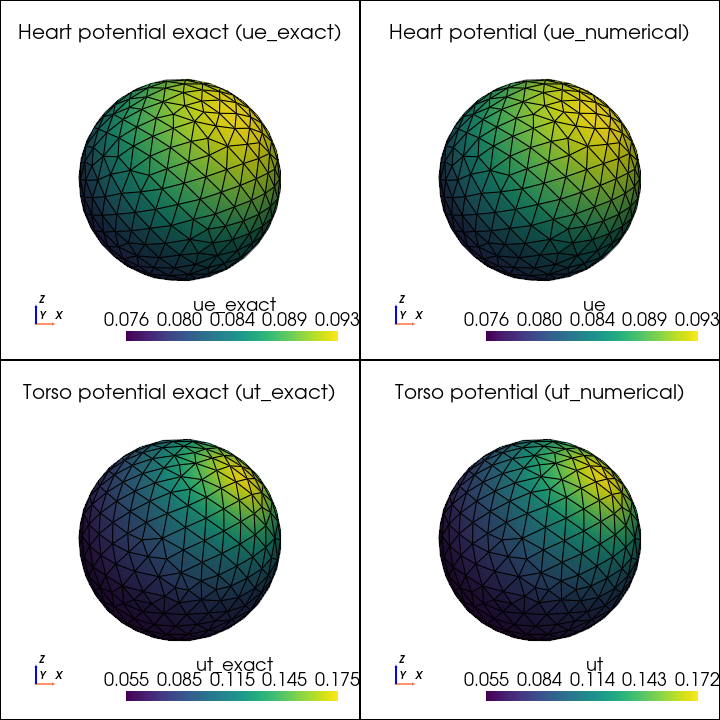

Reproduce this figure in Python.
import sys

from dolfinx.io import gmshio
from dolfinx.mesh import create_submesh, locate_entities_boundary
from dolfinx.fem import functionspace, Function, form, assemble_scalar
from dolfinx.fem.petsc import LinearProblem, assemble_matrix, assemble_vector
from ufl import TrialFunction, TestFunction, grad, dot, Measure
from mpi4py import MPI
from dolfinx.plot import vtk_mesh
from petsc4py import PETSc
import numpy as np
import pyvista

sys.path.append('.')
from utils.helper_function import submesh_node_index, compute_normal, eval_function, assign_function
from utils.analytic_tool import calculate_ue_gradients, calculate_ut_gradients, calculate_ue_values, calculate_ut_values

sigma_i = 0.2
sigma_e = 0.8
sigma_t = 0.8
source_point=[0.55,-0.55,0.55]

def compute_g(domain):
    tdim = domain.topology.dim
    # normal
    nh_values = compute_normal(domain)

    # ut ue
    boundary_index = locate_entities_boundary(domain, tdim-3, lambda x: np.full(x.shape[1], True, dtype=bool))
    coords = domain.geometry.x[boundary_index]
    ut_gradient_values = calculate_ut_gradients(coords, source_point).T
    ue_gradient_values = calculate_ue_gradients(coords, source_point).T

    # g
    g = -(sigma_i+sigma_e)/sigma_i * np.sum(ue_gradient_values*nh_values, axis=1)\
        + sigma_t/sigma_i * np.sum(ut_gradient_values*nh_values, axis=1)\
        + 2*(sigma_i+sigma_e)/sigma_i * np.sum(coords*nh_values, axis=1)
    
    return g

def main():
    domain, cell_markers, _ = gmshio.read_from_msh('3d/data/heart_torso.msh', MPI.COMM_WORLD, gdim=3)
    tdim = domain.topology.dim

    subdomain, ventricle_to_torso, _, _ = create_submesh(domain, tdim, cell_markers.find(2))
    V1 = functionspace(domain, ("Lagrange", 1))
    V2 = functionspace(subdomain, ("Lagrange", 1))

    # tmp v
    u2 = TrialFunction(V2)
    v2 = TestFunction(V2)
    g = Function(V2)
    boundary_index = locate_entities_boundary(domain, tdim-3, lambda x: np.full(x.shape[1], True, dtype=bool))
    subboundary_index = locate_entities_boundary(subdomain, tdim-3, lambda x: np.full(x.shape[1], True, dtype=bool))
    sub_to_parent_index = submesh_node_index(domain, cell_markers, 2)
    g_val = np.zeros((len(subdomain.geometry.x)))
    g_val[subboundary_index] = compute_g(subdomain)
    assign_function(g, np.arange(len(subdomain.geometry.x)), g_val)
    dx = Measure('dx', domain=subdomain)
    ds = Measure('ds', domain=subdomain)
    a = dot(grad(u2), grad(v2)) * dx
    L = g * v2 * ds
    problem = LinearProblem(a, L, petsc_options={"ksp_type": "lsqr", "pc_type": "ilu"})
    v_f = problem.solve()

    v = Function(V2)
    v.x.array[:] = v_f.x.array - np.mean(v_f.x.array) 
    v.x.array[:] = v.x.array - 5 * np.sum(V2.tabulate_dof_coordinates()*V2.tabulate_dof_coordinates(), axis=1)
    v_exact = -calculate_ut_values(subdomain.geometry.x, source_point)
    v_exact = v_exact - np.mean(v_exact)
    v_exact = v_exact - 5 * np.sum(subdomain.geometry.x*subdomain.geometry.x, axis=1)

    # boundary gt
    gt = Function(V1)
    coords = domain.geometry.x[boundary_index]
    ut_gradient_values = calculate_ut_gradients(coords, source_point).T
    nt_values = compute_normal(domain)
    gt.x.array[boundary_index] = np.sum(nt_values*ut_gradient_values, axis=1) * sigma_t

    # forward u
    M = Function(V1)
    M_value = np.full_like(M.x.array, sigma_t)
    M_value[sub_to_parent_index] = sigma_i + sigma_e
    M.x.array[:] = M_value

    u = Function(V1)
    # A u = b
    # matrix A
    u1 = TrialFunction(V1)
    v1 = TestFunction(V1)
    dx1 = Measure("dx", domain = domain)
    a_element = M * dot(grad(u1), grad(v1)) * dx1
    bilinear_form_a = form(a_element)
    A = assemble_matrix(bilinear_form_a)
    A.assemble()

    # b
    dx2 = Measure("dx", domain = subdomain)
    ds = Measure("ds", domain = domain)
    b_element_1 = -sigma_i * dot(grad(v1), grad(v)) * dx2 
    b_element_2 = v1 * gt * ds
    entity_map = {domain._cpp_object: ventricle_to_torso}
    linear_form_b_1 = form(b_element_1, entity_maps = entity_map)
    linear_form_b_2 = form(b_element_2, entity_maps = entity_map)
    b = assemble_vector(linear_form_b_1) + assemble_vector(linear_form_b_2)

    solver = PETSc.KSP().create()
    solver.setOperators(A)
    solver.setType(PETSc.KSP.Type.LSQR)
    solver.getPC().setType(PETSc.PC.Type.ILU)
    solver.solve(b, u.vector)

    # u_exact
    u_exact = Function(V1)
    u_exact.x.array[:] = calculate_ut_values(domain.geometry.x, source_point)
    u_exact.x.array[sub_to_parent_index] = calculate_ue_values(subdomain.geometry.x, source_point)

    # adjust result
    ds = Measure('ds', domain = domain)
    c1_element = (u_exact - u) * ds
    c2_element = 1 * ds
    form_c1 = form(c1_element)
    form_c2 = form(c2_element)
    c = assemble_scalar(form_c1)/assemble_scalar(form_c2)
    u.x.array[:] = u.x.array + c

    print('u relative error:', np.linalg.norm(u.x.array - u_exact.x.array) / np.linalg.norm(u_exact.x.array))
    print('u cc: ', np.corrcoef(u.x.array, u_exact.x.array)[0, 1])

    # plot
    plotter_v = pyvista.Plotter(shape=(1,3))

    plotter_v.subplot(0, 0)
    grid_v_exact = pyvista.UnstructuredGrid(*vtk_mesh(subdomain, tdim))
    v_exact_boundary = v_exact
    mask = ~np.isin(np.arange(len(v_exact_boundary)), subboundary_index)
    v_exact_boundary[mask] = v_exact_boundary[subboundary_index[0]]
    grid_v_exact.point_data["v_exact"] = v_exact_boundary
    grid_v_exact.set_active_scalars("v_exact")
    plotter_v.add_mesh(grid_v_exact, show_edges=True)
    plotter_v.view_xz()
    plotter_v.add_axes()
    plotter_v.add_title("transmembrane potential exact (v_exact)", font_size=9)

    plotter_v.subplot(0, 1)
    grid_v = pyvista.UnstructuredGrid(*vtk_mesh(subdomain, tdim))
    v_boundary = eval_function(v, subdomain.geometry.x).squeeze()
    mask = ~np.isin(np.arange(len(v_boundary)), subboundary_index)
    v_boundary[mask] = v_boundary[subboundary_index[0]]
    grid_v.point_data["v"] = v_boundary
    grid_v.set_active_scalars("v")
    plotter_v.add_mesh(grid_v, show_edges=True)
    plotter_v.view_xz()
    plotter_v.add_axes()
    plotter_v.add_title("transmembrane potential (v)", font_size=9)

    plotter_v.subplot(0, 2)
    grid_v_error = pyvista.UnstructuredGrid(*vtk_mesh(subdomain, tdim))
    grid_v_error.point_data["v_error"] = v_boundary - v_exact_boundary
    grid_v_error.set_active_scalars("v_error")
    plotter_v.add_mesh(grid_v_error, show_edges=True)
    plotter_v.view_xz()
    plotter_v.add_axes()
    plotter_v.add_title("transmembrane potential error (v_error)", font_size=9)

    plotter_v.show()

    plotter = pyvista.Plotter(shape=(2, 2), off_screen=True)
    plotter.subplot(0, 0)
    grid_ue_exact = pyvista.UnstructuredGrid(*vtk_mesh(subdomain, tdim))
    ue_exact_boundary = eval_function(u_exact, subdomain.geometry.x)
    mask = ~np.isin(np.arange(len(ue_exact_boundary)), subboundary_index)
    ue_exact_boundary[mask] = ue_exact_boundary[subboundary_index[0]]
    grid_ue_exact.point_data["ue_exact"] = ue_exact_boundary
    grid_ue_exact.set_active_scalars("ue_exact")
    plotter.add_mesh(grid_ue_exact, show_edges=True, scalar_bar_args = {"fmt": "%.3f"})
    plotter.view_xz()
    plotter.add_axes()
    plotter.add_title("Heart potential exact (ue_exact)", font_size=9)

    plotter.subplot(1, 0)
    grid_ut_exact = pyvista.UnstructuredGrid(*vtk_mesh(domain, tdim))
    ut_exact_boundary = eval_function(u_exact, domain.geometry.x)
    mask = ~np.isin(np.arange(len(ut_exact_boundary)), boundary_index)
    ut_exact_boundary[mask] = ut_exact_boundary[boundary_index[0]]
    grid_ut_exact.point_data["ut_exact"] = ut_exact_boundary
    grid_ut_exact.set_active_scalars("ut_exact")
    plotter.add_mesh(grid_ut_exact, show_edges=True, scalar_bar_args = {"fmt": "%.3f"})
    plotter.view_xz()
    plotter.add_axes()
    plotter.add_title("Torso potential exact (ut_exact)", font_size=9)

    plotter.subplot(0, 1)
    grid_ue = pyvista.UnstructuredGrid(*vtk_mesh(subdomain, tdim))
    ue_boundary = eval_function(u, subdomain.geometry.x)
    mask = ~np.isin(np.arange(len(ue_boundary)), subboundary_index)
    ue_boundary[mask] = ue_boundary[subboundary_index[0]]
    grid_ue.point_data["ue"] = ue_boundary
    grid_ue.set_active_scalars("ue")
    plotter.add_mesh(grid_ue, show_edges=True, scalar_bar_args = {"fmt": "%.3f"})
    plotter.view_xz()
    plotter.add_axes()
    plotter.add_title("Heart potential (ue_numerical)", font_size=9)

    plotter.subplot(1, 1)
    grid_ut = pyvista.UnstructuredGrid(*vtk_mesh(domain, tdim))
    ut_boundary = eval_function(u, domain.geometry.x)
    mask = ~np.isin(np.arange(len(ut_boundary)), boundary_index)
    ut_boundary[mask] = ut_boundary[boundary_index[0]]
    grid_ut.point_data["ut"] = ut_boundary
    grid_ut.set_active_scalars("ut")
    plotter.add_mesh(grid_ut, show_edges=True, scalar_bar_args = {"fmt": "%.3f"})
    plotter.view_xz()
    plotter.add_axes()
    plotter.add_title("Torso potential (ut_numerical)", font_size=9)

    # plotter.subplot(2, 0)
    # grid_ue_error = pyvista.UnstructuredGrid(*vtk_mesh(subdomain, tdim))
    # grid_ue_error.point_data["ue_error"] = ue_boundary - ue_exact_boundary
    # grid_ue_error.set_active_scalars("ue_error")
    # plotter.add_mesh(grid_ue_error, show_edges=True, scalar_bar_args = {"fmt": "%.3f"})
    # plotter.view_xz()
    # plotter.add_axes()
    # plotter.add_title("Heart potential error (ue_error)", font_size=9)

    # plotter.subplot(2, 1)
    # grid_ut_error = pyvista.UnstructuredGrid(*vtk_mesh(domain, tdim))
    # grid_ut_error.point_data["ut_error"] = ut_boundary - ut_exact_boundary
    # grid_ut_error.set_active_scalars("ut_error")
    # plotter.add_mesh(grid_ut_error, show_edges=True, scalar_bar_args = {"fmt": "%.3f"})
    # plotter.view_xz()
    # plotter.add_axes()
    # plotter.add_title("Torso potential error (ut_error)", font_size=9)
    plotter.window_size = [720, 720]
    plotter.screenshot("3d/main_analytic_forward.png")

if __name__ == '__main__':
    main()
